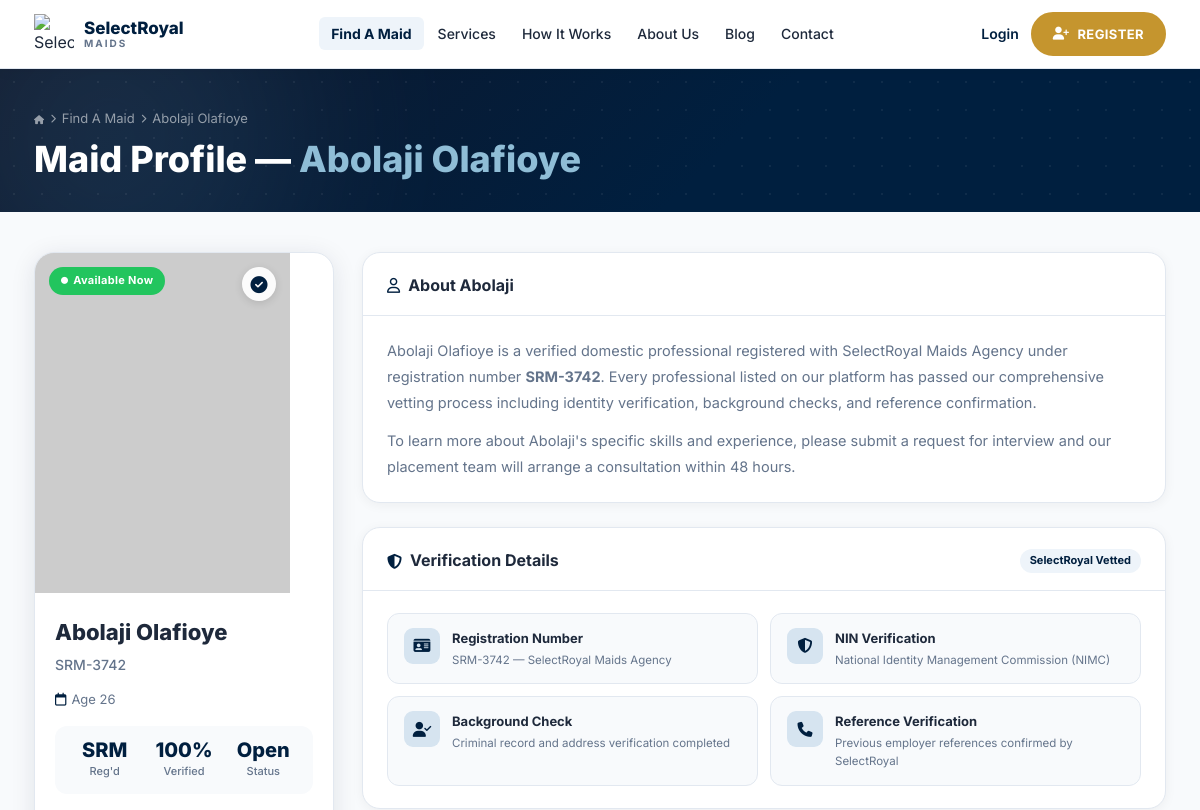
Page /view-profile/?slug=abolaji-olafioye (upper part) on the earlier database version.
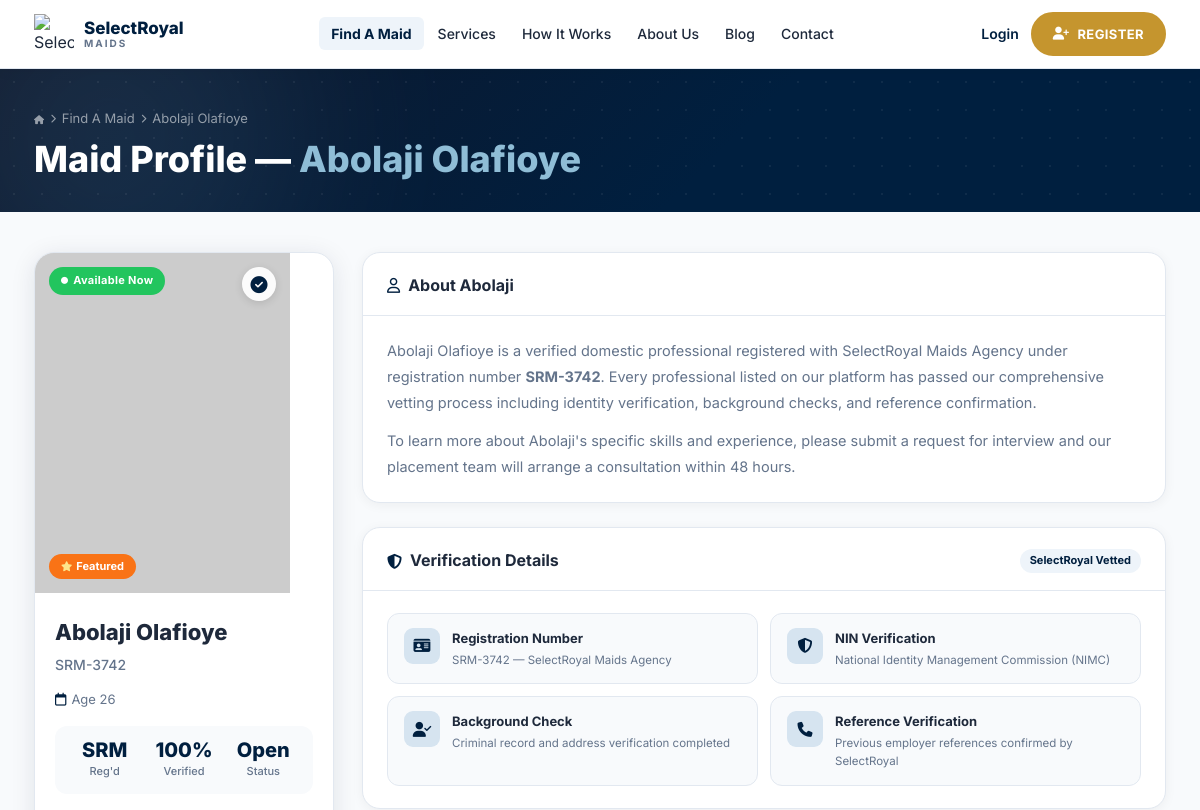
Same page on the later database version.
### MaidApp/views.py (the view)
# urls.py: path('view-profile/', views.view_profile, name='view-profile'),
def view_profile(request):
    slug = request.GET.get('slug', '').strip()
    maid = None
    similar_maids = []
    whatsapp_url = ''
    if slug:
        maid = get_object_or_404(MaidProfile, slug=slug, is_active=True)
        similar_maids = list(
            MaidProfile.objects.filter(is_active=True)
            .exclude(pk=maid.pk)
            .order_by('?')[:3]
        )
        profile_url = request.build_absolute_uri(
            f"{request.path}?slug={maid.slug}"
        )
        wa_message = (
            f"Hello SelectRoyalMaids, I want to hire this maid:\n"
            f"Name: {maid.full_name.strip()}\n"
            f"Reg Number: {maid.reg_number}\n"
            f"Profile: {profile_url}"
        )
        wa_interview_message = (
            f"Hello SelectRoyalMaids, I want to interview this maid:\n"
            f"Name: {maid.full_name.strip()}\n"
            f"Reg Number: {maid.reg_number}\n"
            f"Profile: {profile_url}"
        )
        import urllib.parse
        whatsapp_url = f"https://wa.me/2349137894958?text={urllib.parse.quote(wa_message)}"
        whatsapp_interview_url = f"https://wa.me/2349137894958?text={urllib.parse.quote(wa_interview_message)}"
    return render(request, 'selectroyal/view-profile.html', {
        'maid': maid,
        'similar_maids': similar_maids,
        'whatsapp_url': whatsapp_url,
        'whatsapp_interview_url': whatsapp_interview_url,
    })

### MaidApp/models.py (called while the page is built)
    def photo_url(self):
        if self.image:
            return self.image.url
        if not self.photo_filename:
            return ''
        name = self.photo_filename
        if name.startswith('maids/'):
            name = name[len('maids/'):]
        return f'https://selectroyalmaids.com.ng/maids_photos/{name}'

    @property
    def is_available(self):
        return self.assign_status == 'unassigned'

    @property
    def first_name(self):
        parts = self.full_name.strip().split()
        return parts[0] if parts else self.full_name

### Templates/selectroyal/view-profile.html (shortened to what the changed rows need)
{% extends 'selectroyal/base.html' %}
{% load static %}
{% block extra_css %}
<link rel="stylesheet" href="{% static 'css/view-profile.css' %}" />
{% endblock %}
{% block content %}
{% if not maid %}
<section class="vp-hero">
  <div class="vp-hero-bg"></div>
  <div class="container vp-hero-inner" style="text-align:center;padding:80px 24px;">
    <i class="fa-solid fa-user-slash" style="font-size:4rem;color:rgba(255,255,255,.4);display:block;margin-bottom:20px;"></i>
    <h1 class="vp-hero-title" style="color:#fff;">Profile Not Found</h1>
    <p style="color:rgba(255,255,255,.7);margin:12px 0 24px;">The maid profile you are looking for does not exist or has been removed.</p>
    <a href="{% url 'MaidApp:find-a-maid' %}" class="btn btn-primary">Browse All Maids</a>
  </div>
</section>
{% else %}
<section class="vp-hero">
  <div class="container vp-hero-inner">
    <h1 class="vp-hero-title">Maid Profile — <span class="accent-light">{{ maid.full_name }}</span></h1>
  </div>
</section>
<section class="vp-section">
  <div class="container vp-layout">
    <aside class="vp-sidebar" data-reveal="left">
      <div class="vp-profile-card">
        <div class="vp-photo-wrap">
          {% if maid.photo_url %}
          <img src="{{ maid.photo_url }}"
               alt="{{ maid.full_name }}"
               onerror="this.onerror=null;this.src='https://ui-avatars.com/api/?name={{ maid.full_name|urlencode }}&background=1e3a8a&color=fff&size=600';" />
          {% else %}
          <div style="width:100%;aspect-ratio:1;background:linear-gradient(135deg,#1e3a8a,#2563eb);display:flex;align-items:center;justify-content:center;font-size:5rem;color:rgba(255,255,255,.35);">
            <i class="fa-solid fa-user-tie"></i>
          </div>
          {% endif %}
          {% if maid.is_available %}
          <span class="vp-avail-badge vp-avail-badge--green">
            <i class="fa-solid fa-circle"></i> Available Now
          </span>
          {% else %}
          <span class="vp-avail-badge" style="background:#fef3c7;color:#b45309;">
            <i class="fa-solid fa-circle"></i> Currently Assigned
          </span>
          {% endif %}
          <div class="vp-verified-icon" title="SelectRoyal Verified">
            <i class="fa-solid fa-circle-check"></i>
          </div>
          {% if maid.is_featured %}
          <span class="vp-top-rated">
            <i class="fa-solid fa-star"></i> Featured
          </span>
          {% endif %}
        </div>
        <div class="vp-card-body">
          <h2 class="vp-name">{{ maid.full_name }}</h2>
        </div>
      </div>
    </aside>
    <div class="vp-main" data-reveal="up">
      <div class="vp-card">
        <div class="vp-card-header">
          <h2><i class="fa-regular fa-user"></i> About {{ maid.first_name }}</h2>
        </div>
      </div>
      <div class="vp-card">
        <div class="vp-card-header">
          <h2><i class="fa-solid fa-shield-halved"></i> Verification Details</h2>
        </div>
      </div>
    </div>
  </div>
</section>
{% endif %}
{% endblock %}

Differences in the rows shown:
changed MaidProfile "Abolaji Olafioye": is_featured False → True (drawn)
Other differences:
text now shown: "Featured"
